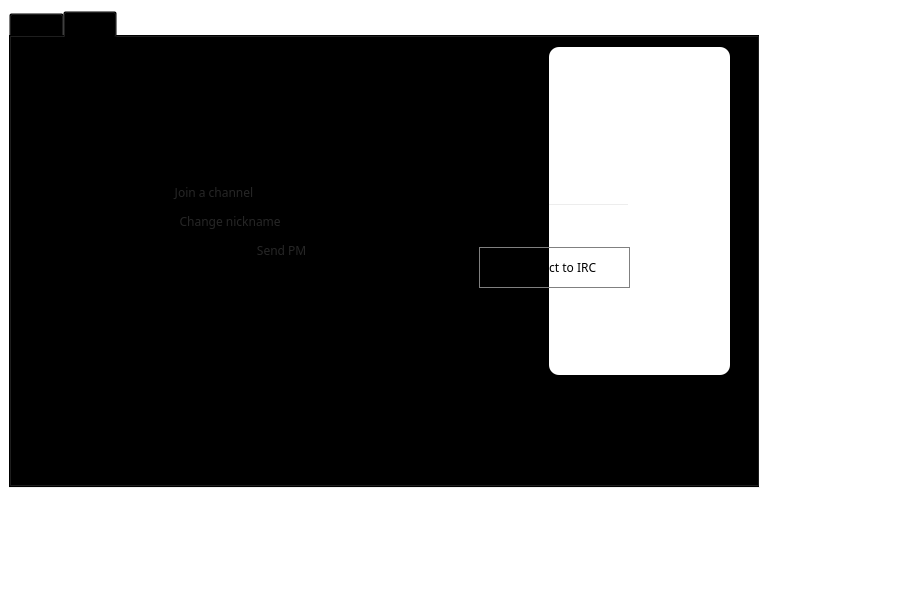
<?xml version="1.0" encoding="UTF-8"?>
<ui version="4.0">
 <class>ChatWindowClass</class>
 <widget class="QWidget" name="ChatWindowClass">
  <property name="geometry">
   <rect>
    <x>0</x>
    <y>0</y>
    <width>904</width>
    <height>599</height>
   </rect>
  </property>
  <property name="styleSheet">
   <string notr="true">background:transparent; color: black;
</string>
  </property>
  <layout class="QGridLayout" name="gridLayout">
   <property name="leftMargin">
    <number>9</number>
   </property>
   <item row="0" column="0">
    <widget class="QWidget" name="widget_2" native="true">
     <property name="styleSheet">
      <string notr="true"/>
     </property>
     <widget class="QWidget" name="splitter" native="true">
      <property name="enabled">
       <bool>true</bool>
      </property>
      <property name="geometry">
       <rect>
        <x>0</x>
        <y>0</y>
        <width>891</width>
        <height>591</height>
       </rect>
      </property>
      <property name="styleSheet">
       <string notr="true"/>
      </property>
      <widget class="QTabWidget" name="tab">
       <property name="geometry">
        <rect>
         <x>0</x>
         <y>0</y>
         <width>751</width>
         <height>477</height>
        </rect>
       </property>
       <property name="styleSheet">
        <string notr="true">background:transparent;</string>
       </property>
       <property name="tabShape">
        <enum>QTabWidget::Rounded</enum>
       </property>
       <property name="currentIndex">
        <number>1</number>
       </property>
       <property name="tabsClosable">
        <bool>false</bool>
       </property>
       <widget class="QWidget" name="widget_4">
        <attribute name="title">
         <string>Tab 1</string>
        </attribute>
       </widget>
       <widget class="QWidget" name="tab_5">
        <attribute name="title">
         <string>Tab 2</string>
        </attribute>
       </widget>
      </widget>
      <widget class="QLineEdit" name="lineEdit">
       <property name="geometry">
        <rect>
         <x>10</x>
         <y>400</y>
         <width>571</width>
         <height>30</height>
        </rect>
       </property>
       <property name="sizePolicy">
        <sizepolicy hsizetype="Fixed" vsizetype="Fixed">
         <horstretch>0</horstretch>
         <verstretch>0</verstretch>
        </sizepolicy>
       </property>
       <property name="maximumSize">
        <size>
         <width>16777215</width>
         <height>30</height>
        </size>
       </property>
      </widget>
      <widget class="QListView" name="userView">
       <property name="geometry">
        <rect>
         <x>540</x>
         <y>36</y>
         <width>181</width>
         <height>328</height>
        </rect>
       </property>
       <property name="minimumSize">
        <size>
         <width>0</width>
         <height>300</height>
        </size>
       </property>
       <property name="styleSheet">
        <string notr="true">border-radius:10px;
background-color: rgb(255, 255, 255);</string>
       </property>
      </widget>
      <widget class="QPushButton" name="disconnect">
       <property name="geometry">
        <rect>
         <x>630</x>
         <y>400</y>
         <width>71</width>
         <height>28</height>
        </rect>
       </property>
       <property name="styleSheet">
        <string notr="true">background:transparent; color: black; border: 1px solid black;</string>
       </property>
       <property name="text">
        <string>Disconnect</string>
       </property>
      </widget>
      <zorder>tab</zorder>
      <zorder>lineEdit</zorder>
      <zorder>userView</zorder>
      <zorder>disconnect</zorder>
      <zorder>hide3</zorder>
      <zorder>hide3</zorder>
     </widget>
     <widget class="QWidget" name="hide3" native="true">
      <property name="geometry">
       <rect>
        <x>0</x>
        <y>0</y>
        <width>841</width>
        <height>541</height>
       </rect>
      </property>
      <property name="styleSheet">
       <string notr="true">font-family:Proxima Nova Rg;background:transparent; </string>
      </property>
      <widget class="QWidget" name="layoutWidget">
       <property name="geometry">
        <rect>
         <x>10</x>
         <y>6</y>
         <width>731</width>
         <height>41</height>
        </rect>
       </property>
       <layout class="QHBoxLayout" name="hide1">
        <property name="spacing">
         <number>7</number>
        </property>
       </layout>
      </widget>
      <widget class="QLabel" name="label_2">
       <property name="geometry">
        <rect>
         <x>30</x>
         <y>105</y>
         <width>321</width>
         <height>211</height>
        </rect>
       </property>
       <property name="styleSheet">
        <string notr="true">background:transparent; color: black;</string>
       </property>
       <property name="text">
        <string>&lt;html&gt;&lt;head/&gt;&lt;body&gt;&lt;p&gt;&lt;span style=&quot; color:#000000;&quot;&gt;A few IRC commands :&lt;/span&gt;&lt;/p&gt;&lt;ul style=&quot;margin-top: 0px; margin-bottom: 0px; margin-left: 0px; margin-right: 0px; -qt-list-indent: 1;&quot;&gt;&lt;li style=&quot; margin-top:12px; margin-bottom:12px; margin-left:0px; margin-right:0px; -qt-block-indent:0; text-indent:0px;&quot;&gt;&lt;span style=&quot; color:#000000;&quot;&gt;/JOIN #channel  - &lt;/span&gt;&lt;span style=&quot; color:#262626;&quot;&gt;Join a channel&lt;/span&gt;&lt;/li&gt;&lt;li style=&quot; margin-top:12px; margin-bottom:12px; margin-left:0px; margin-right:0px; -qt-block-indent:0; text-indent:0px;&quot;&gt;&lt;span style=&quot; color:#000000;&quot;&gt;/NICK nickname  - &lt;/span&gt;&lt;span style=&quot; color:#262626;&quot;&gt;Change nickname&lt;/span&gt;&lt;/li&gt;&lt;li style=&quot; margin-top:12px; margin-bottom:12px; margin-left:0px; margin-right:0px; -qt-block-indent:0; text-indent:0px;&quot;&gt;&lt;span style=&quot; color:#000000;&quot;&gt;/PRIVMSG nickname message  - &lt;/span&gt;&lt;span style=&quot; color:#262626;&quot;&gt;Send PM&lt;/span&gt;&lt;/li&gt;&lt;li style=&quot; margin-top:0px; margin-bottom:0px; margin-left:0px; margin-right:0px; -qt-block-indent:0; text-indent:0px;&quot;&gt;&lt;span style=&quot; color:#000000;&quot;&gt;If userlist gets buggy, switch tabs to fix&lt;/span&gt;&lt;/li&gt;&lt;/ul&gt;&lt;/body&gt;&lt;/html&gt;</string>
       </property>
      </widget>
      <widget class="QLineEdit" name="editPseudo">
       <property name="geometry">
        <rect>
         <x>470</x>
         <y>192</y>
         <width>151</width>
         <height>22</height>
        </rect>
       </property>
       <property name="styleSheet">
        <string notr="true">background:transparent;
color: rgb(0, 170, 0);</string>
       </property>
       <property name="text">
        <string/>
       </property>
      </widget>
      <widget class="QLabel" name="label_5">
       <property name="geometry">
        <rect>
         <x>390</x>
         <y>193</y>
         <width>71</width>
         <height>21</height>
        </rect>
       </property>
       <property name="styleSheet">
        <string notr="true">color: black;background:transparent;</string>
       </property>
       <property name="text">
        <string>Nickname</string>
       </property>
      </widget>
      <widget class="QPushButton" name="buttonConnect">
       <property name="geometry">
        <rect>
         <x>470</x>
         <y>236</y>
         <width>151</width>
         <height>41</height>
        </rect>
       </property>
       <property name="styleSheet">
        <string notr="true">border-radius:40px;border:1px solid grey;background:transparent;
color:black;</string>
       </property>
       <property name="text">
        <string>Connect to IRC</string>
       </property>
      </widget>
      <widget class="QLabel" name="label_10">
       <property name="geometry">
        <rect>
         <x>380</x>
         <y>137</y>
         <width>161</width>
         <height>21</height>
        </rect>
       </property>
       <property name="text">
        <string>&lt;html&gt;&lt;head/&gt;&lt;body&gt;&lt;p&gt;&lt;span style=&quot; font-size:12pt;&quot;&gt;Connect to IRC :&lt;/span&gt;&lt;/p&gt;&lt;/body&gt;&lt;/html&gt;</string>
       </property>
      </widget>
     </widget>
    </widget>
   </item>
  </layout>
  <action name="actionQuit">
   <property name="text">
    <string>Quitter</string>
   </property>
   <property name="shortcut">
    <string>Ctrl+Q</string>
   </property>
  </action>
  <action name="actionCloseTab">
   <property name="text">
    <string>Fermer l'onglet</string>
   </property>
  </action>
 </widget>
 <layoutdefault spacing="6" margin="11"/>
 <resources/>
 <connections/>
</ui>
